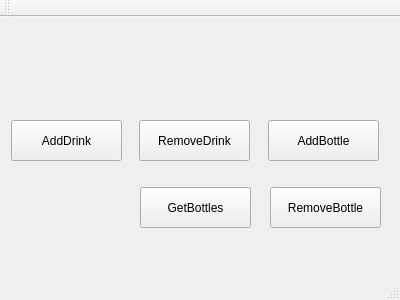
<?xml version="1.0" encoding="UTF-8"?>
<ui version="4.0">
 <class>MainWindow</class>
 <widget class="QMainWindow" name="MainWindow">
  <property name="geometry">
   <rect>
    <x>0</x>
    <y>0</y>
    <width>400</width>
    <height>300</height>
   </rect>
  </property>
  <property name="windowTitle">
   <string>MainWindow</string>
  </property>
  <widget class="QWidget" name="centralWidget">
   <widget class="QPushButton" name="pushButton">
    <property name="geometry">
     <rect>
      <x>11</x>
      <y>103</y>
      <width>111</width>
      <height>41</height>
     </rect>
    </property>
    <property name="text">
     <string>AddDrink</string>
    </property>
   </widget>
   <widget class="QPushButton" name="pushButton_2">
    <property name="geometry">
     <rect>
      <x>139</x>
      <y>103</y>
      <width>111</width>
      <height>41</height>
     </rect>
    </property>
    <property name="text">
     <string>RemoveDrink</string>
    </property>
   </widget>
   <widget class="QPushButton" name="pushButton_3">
    <property name="geometry">
     <rect>
      <x>268</x>
      <y>103</y>
      <width>111</width>
      <height>41</height>
     </rect>
    </property>
    <property name="text">
     <string>AddBottle</string>
    </property>
   </widget>
   <widget class="QPushButton" name="pushButton_4">
    <property name="geometry">
     <rect>
      <x>140</x>
      <y>170</y>
      <width>111</width>
      <height>41</height>
     </rect>
    </property>
    <property name="text">
     <string>GetBottles</string>
    </property>
   </widget>
   <widget class="QPushButton" name="pushButton_5">
    <property name="geometry">
     <rect>
      <x>270</x>
      <y>170</y>
      <width>111</width>
      <height>41</height>
     </rect>
    </property>
    <property name="text">
     <string>RemoveBottle</string>
    </property>
   </widget>
  </widget>
  <widget class="QMenuBar" name="menuBar">
   <property name="geometry">
    <rect>
     <x>0</x>
     <y>0</y>
     <width>400</width>
     <height>26</height>
    </rect>
   </property>
  </widget>
  <widget class="QToolBar" name="mainToolBar">
   <attribute name="toolBarArea">
    <enum>TopToolBarArea</enum>
   </attribute>
   <attribute name="toolBarBreak">
    <bool>false</bool>
   </attribute>
  </widget>
  <widget class="QStatusBar" name="statusBar"/>
 </widget>
 <layoutdefault spacing="6" margin="11"/>
 <resources/>
 <connections/>
</ui>
